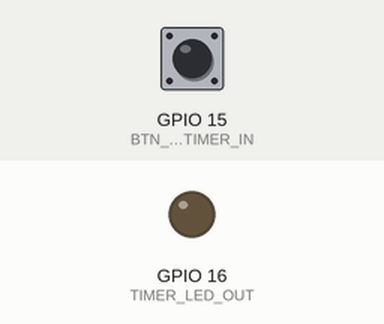
A program run on a simulated ESP32-S3. On the bench: output pins drawn as LEDs (lit = HIGH). The test bench sets the inputs (shaded band); at power-on: GPIO 15 (BTN_START_TIMER_IN) HIGH. What the program prints to the serial monitor is not drawn.

Above: at 1.2 s.
1.3 s: GPIO 15 (BTN_START_TIMER_IN) pulled LOW for 0.15 s
At 2.0 s:
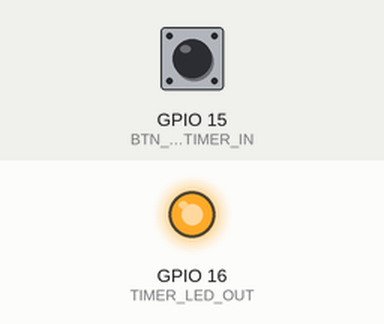
Timing chart, 0 to 4.3 s (numbered marks = the images above; inputs shaded):
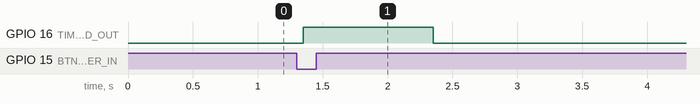

Measured:
- after the input at 1.3 s, GPIO 16 (TIMER_LED_OUT): LOW → HIGH after 0.05 s, → LOW 1.0 s later

The program:

main.cpp
```cpp
#include <Arduino.h>
#include <atomic>
#include <OneButton.h>
#include <esp_task_wdt.h>

#define BTN_START_TIMER_IN 15
#define TIMER_LED_OUT 16
#define WDT_TIMEOUT_S 10

std::atomic<uint32_t> isrCounter(0);
volatile bool timerFired = false;

hw_timer_t *timer = NULL;
OneButton startButton(BTN_START_TIMER_IN, true, true);
uint32_t timeDuration = 0;

// Функція переривання (ISR)
void IRAM_ATTR onTimer() {
	// Операції ++ та присвоєння для atomic є безпечними (атомарними)
	isrCounter.fetch_add(1, std::memory_order_relaxed);
	timerFired = true;
}

void startTimer() {
	digitalWrite(TIMER_LED_OUT, HIGH);
	// Старт таймера
	timerWrite(timer, 0);
	timerAlarmWrite(timer, 1000000, false);
	timerAlarmEnable(timer);
	// Запис поточного часу
	timeDuration = millis();
}

void setup() {
	Serial.begin(115200);
	//enableLoopWDT();

	pinMode(TIMER_LED_OUT, OUTPUT);
	digitalWrite(TIMER_LED_OUT, LOW);

	startButton.attachPress(startTimer);

	// Ініціалізація таймера (ESP32-S3)
	// divider = 80: 80 МГц / 80 = 1 МГц (1 tick = 1 мкс)
	timer = timerBegin(0, 80, true);

	// Прив'язка функції переривання
	timerAttachInterrupt(timer, &onTimer, true);

	// Ініціалізація Watchdog Timer (WDT)
	esp_task_wdt_init(WDT_TIMEOUT_S, false); // true - reset
	esp_task_wdt_add(NULL);

	Serial.println("Press the button to start the timer...");
}

void loop() {
	startButton.tick();

	if (timerFired) {
		timerFired = false;
		digitalWrite(TIMER_LED_OUT, LOW);
		const uint32_t elapsedTime = millis() - timeDuration;
		Serial.printf("Timer finished %u times. Elapsed time: %lu ms\n",
			isrCounter.load(std::memory_order_relaxed), elapsedTime);

		esp_task_wdt_reset();
	}
}
```
